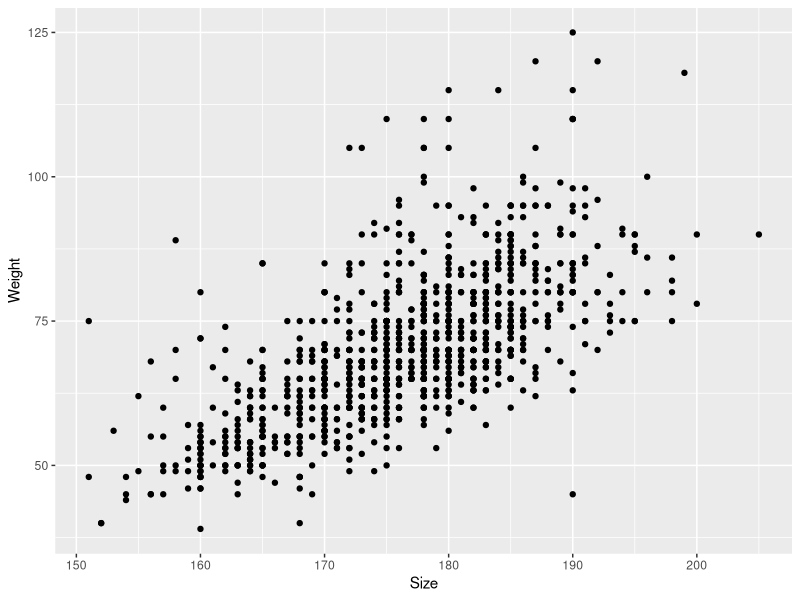

Generate this figure with R:
## ---- chunk 1
knitr::opts_chunk$set(echo = FALSE, message=FALSE, comment=NULL)
## ---- chunk 2
library(tidyverse)
library(magrittr)
library(readxl)
library(knitr)
## ---- chunk 3
studdat <- read_excel(file.path("Daten","StudierendenDaten",
                                "StudDat.xlsx"))
## ---- chunk 4
names(studdat)
## ---- chunk 5
(studdat %>% names())[1:3]
## ---- chunk 6
studdat %>%
  select(Gender, Size, Weight) %>%
  drop_na() %>%
  group_by(Gender) %>%
  summarise(mittlere_Größe=mean(Size), mittleres_Gewicht=mean(Weight)) %>%
  kable()
## ---- chunk 7
studdat %>%
  select(Gender, Size, Weight) %>%
  drop_na()%>%
  ggplot(aes(x=Size, y=Weight)) + geom_point()
